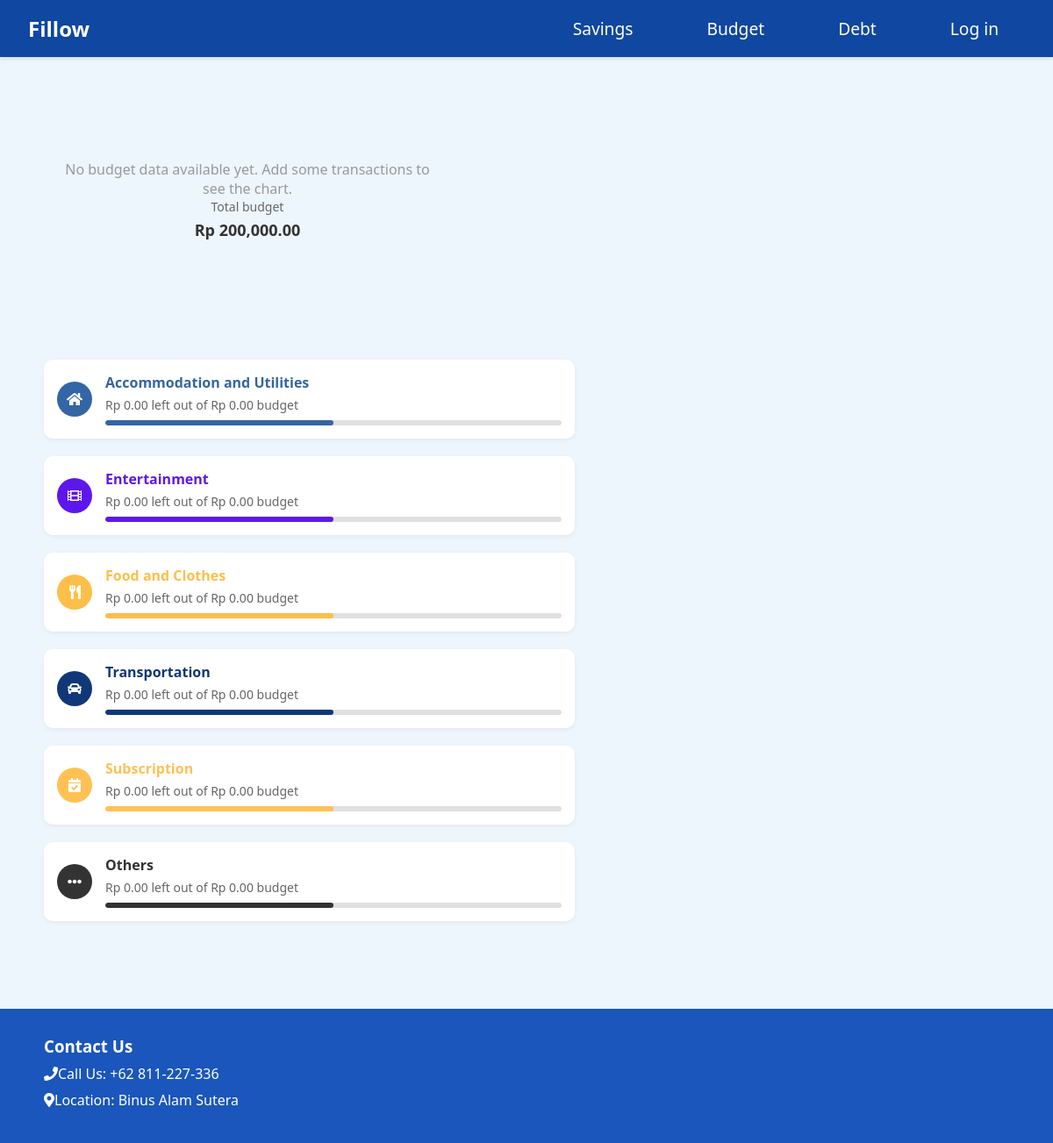
Screenshot of /budget (signed in) with the database file from the repository.
### models.py (models this page shows)
class Budget(db.Model):
    budget_id = db.Column(db.Integer, primary_key=True)
    curr_total_budget = db.Column(db.Float, nullable=False)
    acc_id = db.Column(db.Integer, db.ForeignKey('account.acc_id'))
    ent_id = db.Column(db.Integer, db.ForeignKey('entertainment.ent_id'))
    food_id = db.Column(db.Integer, db.ForeignKey('food.food_id'))
    trs_id = db.Column(db.Integer, db.ForeignKey('transportation.trs_id'))
    subs_id = db.Column(db.Integer, db.ForeignKey('subscription.subs_id'))
    other_id = db.Column(db.Integer, db.ForeignKey('other.other_id'))
    account = db.relationship('Account', backref='budget', lazy=True)
    entertainment = db.relationship('Entertainment', backref='budget', lazy=True)
    food = db.relationship('Food', backref='budget', lazy=True)
    transportation = db.relationship('Transportation', backref='budget', lazy=True)
    subscription = db.relationship('Subscription', backref='budget', lazy=True)
    other = db.relationship('Other', backref='budget', lazy=True)

class Account(db.Model):
    acc_id = db.Column(db.Integer, primary_key=True)
    acc_budget = db.Column(db.Float, nullable=False)
    acc_current = db.Column(db.Float, nullable=False)
    transaction = db.Column(db.String(255), nullable=True)
    date = db.Column(db.DateTime, nullable=True)
    detail = db.Column(db.Text, nullable=True)

class Entertainment(db.Model):
    ent_id = db.Column(db.Integer, primary_key=True)
    ent_budget = db.Column(db.Float, nullable=False)
    ent_current = db.Column(db.Float, nullable=False)
    transaction = db.Column(db.String(255), nullable=True)
    date = db.Column(db.DateTime, nullable=True)
    detail = db.Column(db.Text, nullable=True)

class Food(db.Model):
    food_id = db.Column(db.Integer, primary_key=True)
    food_budget = db.Column(db.Float, nullable=False)
    food_current = db.Column(db.Float, nullable=False)
    transaction = db.Column(db.String(255), nullable=True)
    date = db.Column(db.DateTime, nullable=True)
    detail = db.Column(db.Text, nullable=True)

class Transportation(db.Model):
    trs_id = db.Column(db.Integer, primary_key=True)
    trs_budget = db.Column(db.Float, nullable=False)
    trs_current = db.Column(db.Float, nullable=False)
    transaction = db.Column(db.String(255), nullable=True)
    date = db.Column(db.DateTime, nullable=True)
    detail = db.Column(db.Text, nullable=True)

class Subscription(db.Model):
    subs_id = db.Column(db.Integer, primary_key=True)
    subs_budget = db.Column(db.Float, nullable=False)
    subs_current = db.Column(db.Float, nullable=False)
    transaction = db.Column(db.String(255), nullable=True)
    date = db.Column(db.DateTime, nullable=True)
    detail = db.Column(db.Text, nullable=True)

class Other(db.Model):
    other_id = db.Column(db.Integer, primary_key=True)
    other_budget = db.Column(db.Float, nullable=False)
    other_current = db.Column(db.Float, nullable=False)
    transaction = db.Column(db.String(255), nullable=True)
    date = db.Column(db.DateTime, nullable=True)
    detail = db.Column(db.Text, nullable=True)

### routes.py (the view)
@BP.route('/budget')
@login_required_manual
def budget():
    user = get_current_user()
    if not user:
        return redirect(url_for('BP.login'))
    if not user.budget:
        budget = Budget(curr_total_budget=user.income)
        account = Account(acc_budget=0.0, acc_current=0.0)
        entertainment = Entertainment(ent_budget=0.0, ent_current=0.0)
        food = Food(food_budget=0.0, food_current=0.0)
        transportation = Transportation(trs_budget=0.0, trs_current=0.0)
        subscription = Subscription(subs_budget=0.0, subs_current=0.0)
        other = Other(other_budget=0.0, other_current=0.0)
        db.session.add_all([account, entertainment, food, transportation, subscription, other])
        db.session.commit()
        budget.account = account
        budget.entertainment = entertainment
        budget.food = food
        budget.transportation = transportation
        budget.subscription = subscription
        budget.other = other
        db.session.add(budget)
        db.session.commit()
        user.budget = budget
        db.session.commit()
    else:
        budget = user.budget
    categories = {
        "Accommodation and Utilities": {
            "budget": budget.account.acc_budget if budget.account else 0,
            "current": budget.account.acc_current if budget.account else 0
        },
        "Entertainment": {
            "budget": budget.entertainment.ent_budget if budget.entertainment else 0,
            "current": budget.entertainment.ent_current if budget.entertainment else 0
        },
        "Food and Clothes": {
            "budget": budget.food.food_budget if budget.food else 0,
            "current": budget.food.food_current if budget.food else 0
        },
        "Transportation": {
            "budget": budget.transportation.trs_budget if budget.transportation else 0,
            "current": budget.transportation.trs_current if budget.transportation else 0
        },
        "Subscription": {
            "budget": budget.subscription.subs_budget if budget.subscription else 0,
            "current": budget.subscription.subs_current if budget.subscription else 0
        },
        "Others": {
            "budget": budget.other.other_budget if budget.other else 0,
            "current": budget.other.other_current if budget.other else 0
        }
    }
    category_labels = list(categories.keys())
    category_values = [cat["current"] or 0 for cat in categories.values()]
    if not any(category_values):
        category_labels = ["No Data"]
        category_values = [1]
    return render_template(
        'budget.html',
        total_budget=budget.curr_total_budget or 0,
        categories=categories,
        category_labels=category_labels,
        category_values=category_values
    )

### routes.py (called while the page is built)
def login_required_manual(f):
    @wraps(f)
    def decorated_function(*args, **kwargs):
        if 'user_id' not in session:
            if request.headers.get('X-Requested-With') == 'XMLHttpRequest':
                return jsonify(success=False, message="Not logged in"), 401
            return redirect(url_for('BP.login'))
        return f(*args, **kwargs)
    return decorated_function

def get_current_user():
    user_id = session.get('user_id')
    if user_id:
        return User.query.get(user_id)
    return None

### templates/budget.html (shortened to what this page needs)
<!DOCTYPE html>
<html lang="en">
<head>
  <link rel="stylesheet" href="/static/budget.css" />
</head>
<body>
  <header>
    <nav class="navbar">
      <div class="logo" onclick="window.location.href= '/' ">Fillow</div>
      <ul class="nav-menu">
        <li><a onclick="window.location.href= '/savings' ">Savings</a></li>
        <li><a onclick="window.location.href= '/budget' ">Budget</a></li>
        <li><a href="">Debt</a></li>
        <li><a class="btn btn-primary" onclick="window.location.href= '/login' ">Log in</a></li>
      </ul>
    </nav>
  </header>
  <div class="container">
    <div class="content">
      <div class="budget-overview">
        <div class="chart-container">
            <div id="no-data-message" style="display:none; text-align:center; color:#999; margin-top: 1rem;">
                No budget data available yet. Add some transactions to see the chart.
            </div>
            <div class="total-budget">
                <p>Total budget</p>
                <h2>Rp {{ "{:,.2f}".format(total_budget) }}</h2>
            </div>
            </div>
        </div>
        <div class="budget-categories">
          {% for name, data in categories.items() %}
            {% set remaining = (data.budget or 0) - (data.current or 0) %}
            {% set class_name = name.split()[0].lower() %}
            <div class="category">
              <div class="category-icon {{ class_name }}-bg">
                {% if class_name == "accommodation" %}
                  <i class="fas fa-home"></i>
                {% elif class_name == "entertainment" %}
                  <i class="fas fa-film"></i>
                {% elif class_name == "food" %}
                  <i class="fas fa-utensils"></i>
                {% elif class_name == "transportation" %}
                  <i class="fas fa-car"></i>
                {% elif class_name == "subscription" %}
                  <i class="fas fa-calendar-check"></i>
                {% else %}
                  <i class="fas fa-ellipsis-h"></i>
                {% endif %}
              </div>
              <div class="category-details">
                <div class="category-name {{ class_name }}">{{ name }}</div>
                <div class="category-budget">
                  Rp {{ "{:,.2f}".format(remaining) }} left out of Rp {{ "{:,.2f}".format(data.budget or 0) }} budget
                </div>
                <div class="progress-bar">
                  <div class="progress {{ class_name }}-bg" style="width: 50%;"></div>
                </div>
              </div>
            </div>
          {% endfor %}
        </div>
      </div>
    </div>
  <footer>
    <h3 class="footer-title">Contact Us</h3>
    <div class="contact-info">
      <p><i class="fas fa-phone"></i> Call Us: +62 811-227-336</p>
      <p><i class="fas fa-map-marker-alt"></i> Location: Binus Alam Sutera</p>
    </div>
  </footer>
</body>
</html>

### static/budget.css (style rules this page uses)
* { margin: 0; padding: 0; box-sizing: border-box; font-family: 'Segoe UI', Tahoma, Geneva, Verdana, sans-serif; }
body { background-color: #f5f8fc; color: #333; max-width: 100%; overflow-x: hidden; }
.container { width: 100%; margin: 0; padding: 0; box-shadow: 0 0 20px rgba(0, 0, 0, 0.1); }
header { background-color: #1a56bb; color: white; padding: 0px; display: flex; justify-content: space-between; align-items: center; width: 100%; }
.logo { font-size: 24px; font-weight: bold; }
.navbar { position: fixed; top: 0; width: 100%; background: #0F47A1; box-shadow: 0 2px 4px rgba(0,0,0,0.1); display: flex; align-items: center; justify-content: space-between; padding: 1rem 2rem; z-index: 1000; left: 0; right: 0; }
.navbar .logo { font-size: 1.5rem; font-weight: bold; color: var(--primary); }
.nav-menu { list-style: none; display: flex; align-items: center; gap: 1.5rem; }
.nav-menu li a { color: var(--light); font-weight: 500; transition: color 0.3s; }
nav { display: flex; justify-content: center; background-color: #1a56bb; width: 100%; }
nav a { color: white; text-decoration: none; padding: 15px 30px; font-weight: 700; font-size: 1.2rem; transition: all 0.3s ease; text-align: center; }
.content { padding: 80px 50px; background-color: #edf5fd; min-height: 70vh; width: 100%; }
.budget-overview { display: flex; justify-content: space-between; align-items: center; margin-bottom: 30px; max-width: 100%; padding: 0 20px; margin-left: auto; margin-right: auto; flex-wrap: wrap; }
.chart-container { width: 40%; position: relative; min-width: 300px; }
.total-budget { position: absolute; top: 50%; left: 50%; transform: translate(-50%, -50%); text-align: center; }
.total-budget p { color: #666; margin-bottom: 5px; font-size: 14px; }
.total-budget h2 { font-size: 18px; font-weight: bold; color: #333; }
.budget-categories { width: 55%; min-width: 300px; }
.category { display: flex; align-items: center; margin-bottom: 20px; padding: 15px; background-color: white; border-radius: 10px; box-shadow: 0 2px 5px rgba(0, 0, 0, 0.05); transition: transform 0.3s ease; }
.category-icon { width: 40px; height: 40px; border-radius: 50%; display: flex; justify-content: center; align-items: center; margin-right: 15px; color: white; }
.category-details { flex-grow: 1; }
.category-name { font-weight: 600; margin-bottom: 5px; color: #333; }
.category-budget { font-size: 14px; color: #666; }
.progress-bar { height: 6px; background-color: #e0e0e0; border-radius: 3px; margin-top: 8px; overflow: hidden; }
.progress { height: 100%; border-radius: 3px; transition: width 0.5s ease; }
.accommodation { color: #3465A4; }
.accommodation-bg { background-color: #3465A4; }
.entertainment { color: #5e17eb; }
.entertainment-bg { background-color: #5e17eb; }
.food { color: #FCBF49; }
.food-bg { background-color: #FCBF49; }
.transportation { color: #103778; }
.transportation-bg { background-color: #103778; }
.subscription { color: #ffc154; }
.subscription-bg { background-color: #ffc154; }
.others { color: #333; }
.others-bg { background-color: #333; }
footer { background-color: #1a56bb; color: white; padding: 30px 50px; margin-top: auto; }
.contact-info p { margin: 8px 0; display: flex; align-items: center; }
.chart-container { min-height: 300px; position: relative; display: flex; flex-direction: column; align-items: center; justify-content: center; }
.chart-container.no-chart .total-budget { position: static; transform: none; margin-bottom: 20px; }

### rows the page displays
Budget: curr_total_budget "200,000.00"
Account: acc_current 0 (drawn), acc_budget "0.00"
Entertainment: ent_current 0 (drawn), ent_budget "0.00"
Food: food_current 0 (drawn), food_budget "0.00"
Transportation: trs_current 0 (drawn), trs_budget "0.00"
Subscription: subs_current 0 (drawn), subs_budget "0.00"
Other: other_current 0 (drawn), other_budget "0.00"

### other values shown
{{ name }} "Accommodation and Utilities" "Entertainment" "Food and Clothes" "Transportation" "Subscription" "Others"
{{ "{:,.2f}".format(remaining) }} "0.00" "0.00" "0.00" "0.00" "0.00" "0.00"
